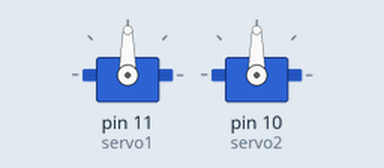
Simulated run of this sketch. Board: Arduino Uno, built with avr-gcc and run on an emulated ATmega328P. On the bench: 2 × servo.

Above: at 0.05 s.
Timing chart, 0 to 4.6 s (numbered marks = the images above):
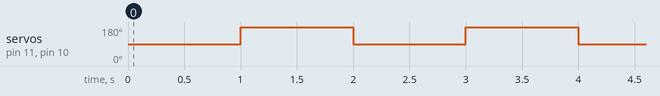

Measured:
- by itself, servo on pin 11 (servo1), servo on pin 10 (servo2): alternates 180° for 1.0 s and 90° for 1.0 s

The sketch:

finger_movement.ino
```cpp
#include <Servo.h>

// -- Declaring Servo's -- //
Servo servo1;
Servo servo2;
/*
Servo servo3;
Servo servo4;
Servo servo5;
*/

//servo positions
int pos1 = 0;
int pos2 = 0;


// -- Setting up fingers -- //
void setup() {
  // Fingers 1-5
  servo1.attach(11);
  servo2.attach(10);
  /*
  servo3.attach(x);
  servo4.attach(y);
  servo5.attach(z);
  */
}


// -- Controlling the fingers -- //
void loop() {
  /*
  // Al finger movement
  servo1.write(90);
  servo2.write(90);
  servo3.write(90);
  servo4.write(90);
  servo5.write(90);
  delay(1000);
  servo1.write(180);
  servo2.write(180);
  servo3.write(180);
  servo4.write(180);
  servo5.write(180);
  delay(1000);
  */

  servo1.write(90);
  servo2.write(90);
  delay(1000);
  servo1.write(180);
  servo2.write(180);
  delay(1000);


}
```
